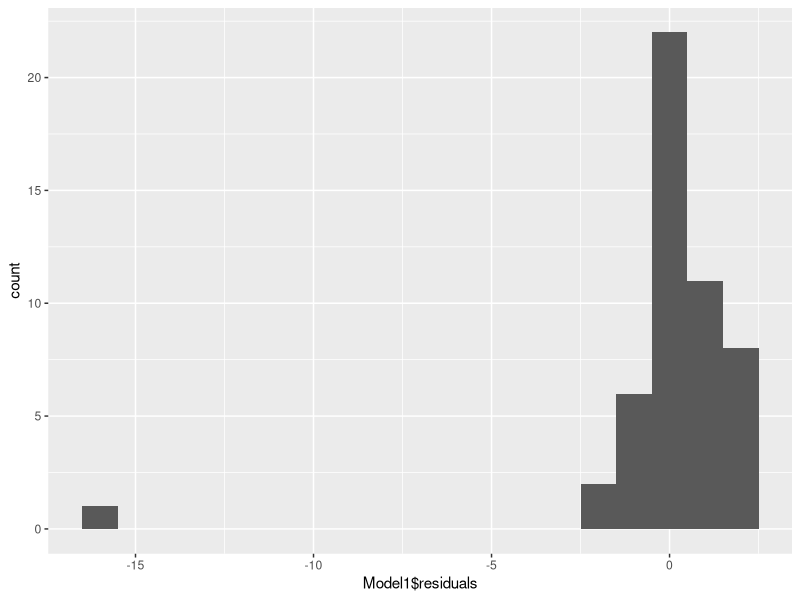
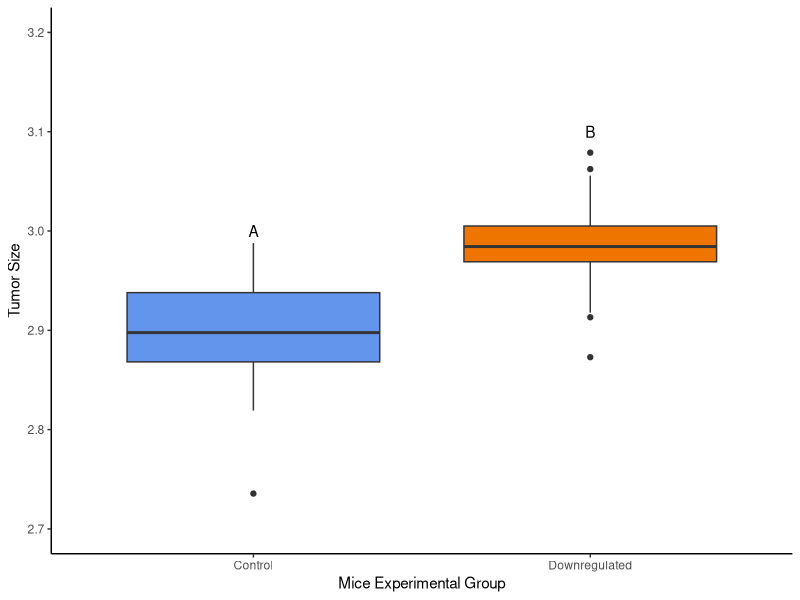

R code for these plots, in order:
## ---- chunk 1
knitr::opts_chunk$set(echo = TRUE)
knitr::opts_chunk$set(eval = TRUE)
knitr::opts_chunk$set(error = TRUE)
## ---- chunk 2
firstname <- "Zakir"   # example: "Liam"
lastname <- "Alibhai"  # example: "Mueller"
username <- "zalibhai"  # example: "lomueller"   Do not include the "@ucsd.edu" part!
## ---- chunk 3
library(tidyverse)
## ---- chunk 4
WideData<-read.csv(file = "Week9Mice.csv")
MiceData<-pivot_longer(WideData, cols = 1:2, names_to = "miceGroup", values_to = "tumorSize")
head(MiceData)  
## ---- chunk 5
### This chunk of code is for grading purposes. 
### Don't change/delete this chunk of code. 
q1 <- MiceData
## ---- chunk 6
Model1<-lm(tumorSize ~ miceGroup, data = MiceData)
#MiceData2<- WideData |> mutate(delta = WideData$DownRegulated - WideData$Control)
Histogram1<-ggplot(data = Model1, mapping = aes(x = Model1$residuals)) +
  geom_histogram(binwidth = 1)
Histogram1
## ---- chunk 7
kstest_result<-ks.test(Model1$residuals,"pnorm",mean(Model1$residuals),sd(Model1$residuals))
kstest_result
## ---- chunk 8
### This chunk of code is for grading purposes. 
### Don't change/delete this chunk of code. 
q2 <- Histogram1
q3 <- kstest_result
## ---- chunk 9
#Fix the data if it needs fixing. Either way, use the data object generated here for future questions
TransformedData<-MiceData |> mutate(tumorSize = log(MiceData$tumorSize))
which.max(cooks.distance(Model1))
ORData<-TransformedData[-38,]
W9Data<-ORData
W9Data
## ---- chunk 10
### This chunk of code is for grading purposes. 
### Don't change/delete this chunk of code. 
q4 <- W9Data
## ---- chunk 11
#Build your linear model in this code block
Model2<-lm(tumorSize ~ miceGroup, data = W9Data)
Histogram2<-ggplot(data = Model2, mapping = aes(x = Model2$residuals)) +
  geom_histogram(binwidth = 0.05)
kstest2<-ks.test(Model2$residuals,"pnorm",mean(Model2$residuals),sd(Model2$residuals))
q5 <- Model2
q5
## ---- chunk 12
q6 <- "tumorSize = 0.09001(miceGroupDownregulated) + 2.89459"
## ---- chunk 13
summary(Model2)
q7 <- 0.43 #Type your answer to the left of this hashtag so it assigns q7 the correct value.
## ---- chunk 14
q8 <-t.test(W9Data$tumorSize~W9Data$miceGroup)
q8
## ---- chunk 15
plot1<-ggplot(data=W9Data,mapping=aes(x=miceGroup,y=tumorSize,fill=miceGroup)) +
  theme_classic() +
  coord_cartesian(ylim=c(2.7,3.2)) +
  scale_fill_manual(values = c("cornflowerblue", "darkorange2"))+
  xlab("Mice Experimental Group") +
  ylab("Tumor Size") +
  annotate(geom="text",x=c("Control","Downregulated"),y=c(3,3.1),label=c("A","B"))+
  guides(fill="none")+
  geom_boxplot()
plot1  
## ---- chunk 16
### This chunk of code is for grading purposes. 
### Don't change/delete this chunk of code. 
q9 <- plot1
